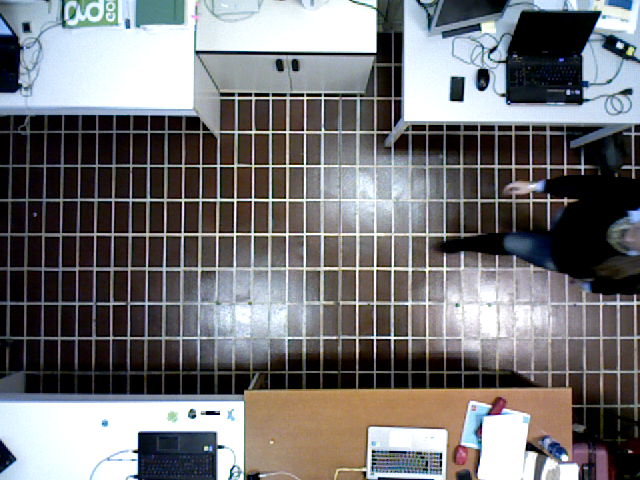
#> input picture trained_models/dataset/TVPR_dataset/g001/1021_color.png, 640 x 480 px, given in place of the camera
$ python test3.py
#> lines starting #> are read from the running program, lines starting #| are printed output that depends on the picture; after the words box and inside, x2 and y2 are one past the last pixel; in counts of white or black regions, pixels touching at a corner belong together
### people-counter/tracker.py
import math


class EuclideanDistTracker:
    def __init__(self):
        # Store the center positions of the objects
        self.center_points = {}
        # Keep the count of the IDs
        # each time a new object id detected, the count will increase by one
        self.id_count = 0


    def update(self, objects_rect):
        # Objects boxes and ids
        objects_bbs_ids = []

        # Get center point of new object
        for rect in objects_rect:
            x, y, w, h = rect
            cx = (x + x + w) // 2
            cy = (y + y + h) // 2

            # Find out if that object was detected already
            same_object_detected = False
            for id, pt in self.center_points.items():
                dist = math.hypot(cx - pt[0], cy - pt[1])

                if dist < 60:
                    self.center_points[id] = (cx, cy)
                    print(self.center_points)
                    objects_bbs_ids.append([x, y, w, h, id])
                    same_object_detected = True
                    break

            # New object is detected we assign the ID to that object
            if same_object_detected is False:
                self.center_points[self.id_count] = (cx, cy)
                objects_bbs_ids.append([x, y, w, h, self.id_count])
                self.id_count += 1

        # Clean the dictionary by center points to remove IDS not used anymore
        new_center_points = {}
        for obj_bb_id in objects_bbs_ids:
            _, _, _, _, object_id = obj_bb_id
            center = self.center_points[object_id]
            new_center_points[object_id] = center

        # Update dictionary with IDs not used removed
        self.center_points = new_center_points.copy()
        return objects_bbs_ids

### people-counter/test3.py
import cv2
import numpy as np
from tracker import *

kernel = np.ones((5,5),np.uint8)
cap = cv2.VideoCapture(0)
fgbg = cv2.createBackgroundSubtractorMOG2(detectShadows=True)
# tracker = cv2.TrackerMOSSE_create()
tracker = EuclideanDistTracker()

# Filter out shadow with threshold
while True:
    ret, frame = cap.read()
#> frame is the input picture: shape (480, 640, 3); mean B, G, R 117.3, 115.4, 115.7
    if ret == False: break

    frame = frame[0:320, 0:640]
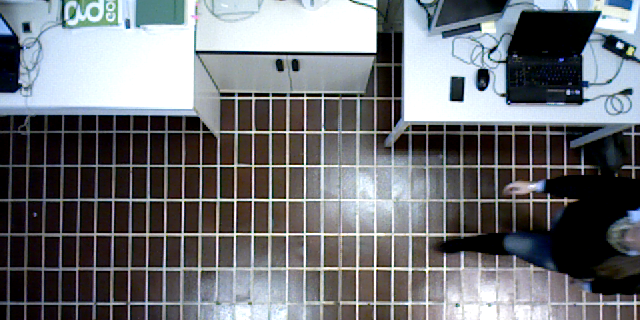
#> frame: shape (320, 640, 3); mean B, G, R 117.8, 113.6, 111

    fgmask = fgbg.apply(frame)
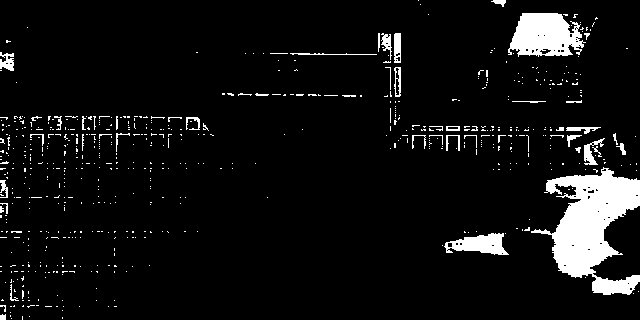
#> fgmask: shape (320, 640); values 127 (black) and 255 (white), 6.9% white; 634 white regions (588 under 20 px), largest, box (x1, y1, x2, y2) and area: (531, 167, 640, 295) 6634, (508, 13, 586, 57) 2421, (444, 233, 509, 255) 855
    opening = cv2.morphologyEx(fgmask, cv2.MORPH_OPEN, kernel)
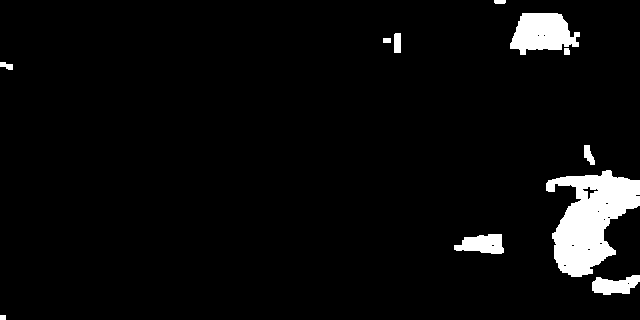
#> opening: shape (320, 640); values 127 (black) and 255 (white), 4.7% white; 11 white regions, largest, box (x1, y1, x2, y2) and area: (546, 170, 640, 277) 5671, (510, 13, 580, 55) 2021, (454, 234, 504, 254) 719
    thresh = cv2.threshold(opening,200,255,cv2.THRESH_BINARY)[1]
    dilation = cv2.dilate(thresh,kernel,iterations = 1)
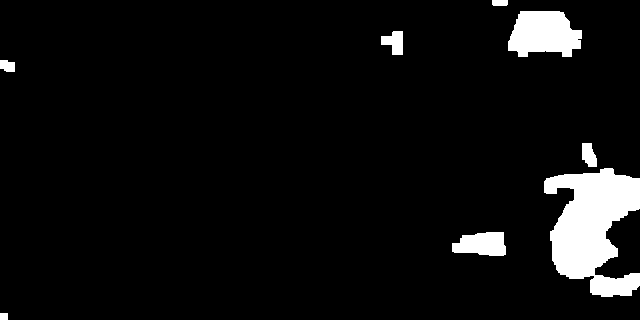
#> dilation: shape (320, 640); 6% white; 8 white regions

    cnts = cv2.findContours(thresh, cv2.RETR_EXTERNAL, cv2.CHAIN_APPROX_SIMPLE)
#> cnts = 11 contours; largest, box (x1, y1, x2, y2) and area: (546, 170, 640, 277) 5520, (510, 13, 580, 55) 1913, (454, 234, 504, 254) 658, (592, 275, 640, 295) 583, (394, 33, 401, 53) 114
    cnts = cnts[0] if len(cnts) == 2 else cnts[1]

    detections = []
    for c in cnts:
        if cv2.contourArea(c) > 10000:
            x,y,w,h = cv2.boundingRect(c)
            # cv2.rectangle(frame, (x, y), (x + w, y + h), (0,0,255), 2)
            detections.append([x, y, w, h])
#> this loop made 11 passes
#> c on passes 1, 8: [[0, 315], [0, 319], [5, 319], [5, 315]], [[383, 38], [383, 42], [390, 42], [390, 38]]
#> after the loop, detections = []

    boxes_ids = tracker.update(detections)
#> after the loop in update, `for rect in objects_rect:`: self.center_points = 0 items; self.id_count = 0
#> after the loop in update, `for obj_bb_id in objects_bbs_ids:`: new_center_points = 0 items
#> boxes_ids = []
    for box_id in boxes_ids:
        x, y, w, h, idt = box_id
        cv2.putText(frame, str(idt), (x, y-15), cv2.FONT_HERSHEY_PLAIN, 2, (255,0,0), 2)
        cv2.rectangle(frame, (x, y), (x + w, y + h), (0,0,255), 2)
#> this loop made 0 passes

    cv2.imshow('dilation', dilation)
    cv2.imshow('frame', frame)

    k = cv2.waitKey(30) & 0xFF
#> (key Esc is pressed here)
    if k == 27:
        break

cap.release()
cv2.destroyAllWindows()
